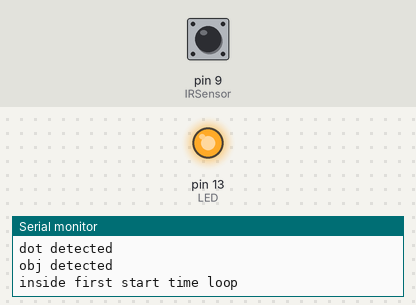
A sketch run on a simulated Arduino Uno, built with avr-gcc and run on an emulated ATmega328P. Parts: output pins drawn as LEDs (lit = HIGH), the last lines printed to the serial monitor. Dashed ring = blinking. The inputs (shaded band) are chosen by the test bench; at power-on: pin 9 (IRSensor) LOW.

Above: at 1.2 s.
1.3 s: pin 9 (IRSensor) driven HIGH
At 1.7 s:
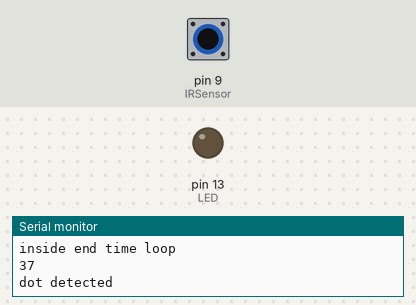
2.8 s: pin 9 (IRSensor) driven LOW
At 3.3 s:
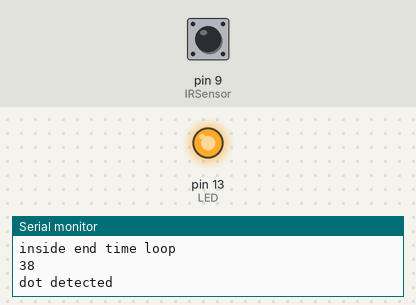
4.3 s: pin 9 (IRSensor) pulsed HIGH 2 times (0.12 s each, 0.3 s apart)
At 4.51 s:
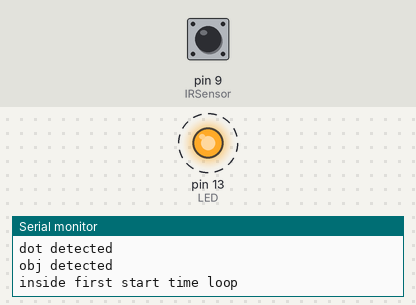
7.9 s: pin 9 (IRSensor) pulsed HIGH 5 times (0.12 s each, 0.3 s apart)
At 10.2 s:
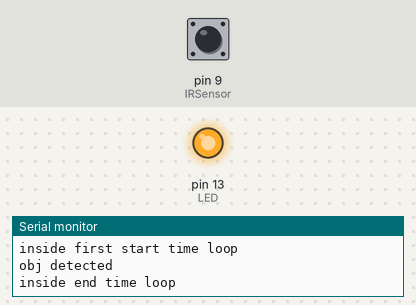
Timing chart, 0 to 11.7 s (numbered marks = the images above; inputs shaded):
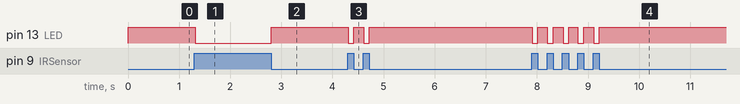

The sketch:

morseCode-ALS.ino
```cpp
//#include <string>   -not included in Arduino IDE
typedef struct _tuple {
  const char key;
 String val;
} Tuple;  // tuple with keys of type char and values of type String(coz later we need to iterate over the sensorStatus recv)

unsigned long endDuration = 5000;  // Time duration to end a letter [5 seconds]
unsigned long dotDuration = 600 ;  // Time duration for a dot(low signal) between 2 signals [0.6sec]
unsigned long dashDuration = 2000;  // Time duration for a dash(high signal) between 2 signals [2 sec]

int IRSensor = 9; // connect IR sensor module to Arduino pin D9
int LED = 13; // connect LED to Arduino pin 13

Tuple kvp[ ]= { { 'A',"01"},{'B',"1000"},{'C',"1010"},{'D', "100"},{'E', "0"}}; //defined only for 5 letters for now

String letter="";
  String sentence="";
  int timeArray[5]={0,0,0,0,0};
  int duration_check[5]={};
  int flag=0;
  int duration=0;
  int wordEnd=0; //to add a space after word is finished
  int sentEnd=0; //to add a PERIOD(dramatically) after a sentence is completed
  int OUT=0; //to get out of the prog as sntence is finished

char findKeyByValue(const String& value) {
  for (const auto& entry : kvp) {
    if (entry.val.equals(value)) {
      return entry.key;
    }
  }
  return '\0'; // Return null character if not found
}  //to find the alphabet given the morse code generated in the string letter


void setup(){
  Serial.begin(9600); // Init Serial at 9600 Baud Rate.
  Serial.println("Serial Working"); // Test to check if serial is working or not
  pinMode(IRSensor, INPUT); // IR Sensor pin INPUT
  pinMode(LED, OUTPUT); // LED Pin Output


  /*dict1['A'] = "01";
  dict1['B'] = "1000"
  dict1['C'] = "1010"
  dict1['D'] = "100"
  dict1['E'] = "0"
  dict1['F'] = "0010"
  dict1['G'] = "110"
  dict1['H'] = "0000"
  dict1['I'] = "00"
  dict1['J'] = "0111"
  dict1['K'] = "101"
  dict1['L'] = "0100"
  dict1['M'] = "11"
  dict1['N'] = "10"
  dict1['O'] = "111"
  dict1['P'] = "0110"
  dict1['Q'] = "1101"
  dict1['R'] = "010"
  dict1['S'] = "000"
  dict1['T'] = "1"
  dict1['U'] = "001"
  dict1['V'] = "0001"
  dict1['W'] = "011"
  dict1['X'] = "1001"
  dict1['Y'] = "1011"
  dict1['Z'] = "1100"*/


}


void loop(){

  //sensorStatus 1 : no obj in front


  while(OUT!=1){//run till sent doesn't end
  int sensorStatus = digitalRead(IRSensor); // Set the GPIO as Input

  if (sensorStatus == 1) // Check if the pin high or not
  {
    // if the pin is high turn off the onboard Led
    digitalWrite(LED, LOW); // LED LOW
    //Serial.println("No motion"); // print Motion Detected! on the serial monitor window
  }
  else  {
    //else turn on the onboard LED
    digitalWrite(LED, HIGH); // LED High
    //Serial.println("Motion Detected!"); // print Motion Ended! on the serial monitor window
    Serial.println("obj detected");
    if (timeArray[0]==0){
    Serial.println("inside first start time loop");

    unsigned long startTime = millis();
    timeArray[0]=startTime;
    }
    else{
      Serial.println("inside end time loop");
      unsigned long endTime = millis();
      duration=endTime-timeArray[0];
      Serial.println(duration);
      timeArray[0]=0;
      //checks condition if it is word end so that a space could be added in the sentence string
      if(wordEnd==1 && duration>endDuration){
         flag=1;
        wordEnd=0;

      }
      else{
       wordEnd=0;
      }

      //checks if a sentence end so that period can be added and the prog can be halted
      if(sentEnd==1 && duration>endDuration){
          flag=2;
          sentEnd=0;
      }
      else{
        sentEnd=0;
      }


      //actual condition checcking to decide if dash,dot or end
      if (duration>endDuration){
        Serial.println("greater than 5 sec detected");
        if (flag==0){
          //indicates a letter is finished transmitting
          char foundKey = findKeyByValue(letter);
          if (foundKey != '\0') {
            //Serial.print("Found key: ");
            //Serial.println(foundKey);
            sentence=sentence+foundKey;
            letter="";
          } else {
            Serial.println("Value not found in the tuple.");
          }


          wordEnd=1;
        }
        else if(flag==1){//word end
          sentence=sentence+" ";

          sentEnd=1;

        }
        else{//sent end
          sentence=sentence+".";
            OUT=1;//to end the while loop
        }
      }

      else if(duration>dashDuration && duration<endDuration){//dash
        Serial.println("dash detected");
        letter=letter+"1";
      }
      else{//dot
      Serial.println("dot detected");
        letter=letter+"0";
      }

    }


  }
  }
}
```

Measured:
- after the input at 1.3 s, pin 13 (LED): HIGH → LOW at once
- after the input at 2.8 s, pin 13 (LED): LOW → HIGH at once
- after the input at 4.3 s, pin 13 (LED): alternates HIGH for 0.19 s and LOW for 0.11 s, 4 changes in all, then stays HIGH, starting at once
- after the input at 7.9 s, pin 13 (LED): alternates HIGH for 0.19 s and LOW for 0.11 s, 10 changes in all, then stays HIGH, starting at once
